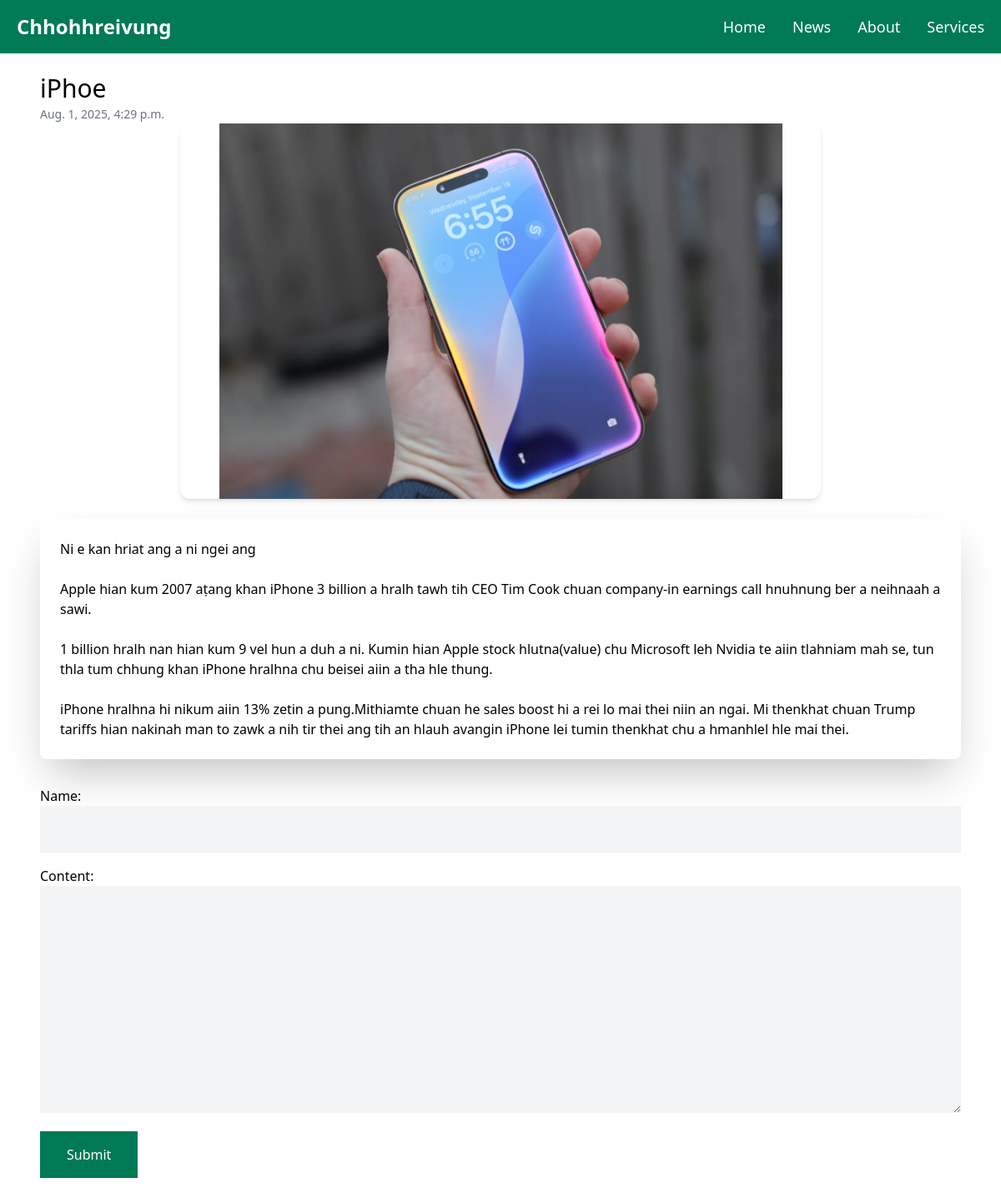
The app's page /epic-game/ with its own data.
### blog/models.py (models this page shows, shortened)
class Post(models.Model):
    title = models.CharField(max_length=255)
    slug = models.SlugField()
    content = models.TextField()
    image = models.ImageField(upload_to='post_images/', null=True, blank=True)
    created_at = models.DateTimeField(auto_now_add=True)
    class Meta:
        ordering = ('-created_at',)

### blog/views.py (the view)
# urls.py: path('<slug:slug>/', views.detail, name='detail'),  # ✅ keep only once, last
def detail(request, slug):
    post = get_object_or_404(Post, slug=slug)
    if request.method == 'POST':
        form = CommentForm(request.POST)
        if form.is_valid():
            comment = form.save(commit=False)
            comment.post = post
            comment.save() #save to database
            return redirect('detail', slug=slug)
    else:
        form = CommentForm()
    return render(request, 'blog/detail.html',{
        'post': post,
        'form': form,
        'show_welcome': False
    })

### blog/form.py
class CommentForm(ModelForm):
    def __init__(self,*args,**kwargs):
        super(CommentForm, self).__init__(*args,**kwargs)
        self.fields['name'].widget.attrs.update({'class': 'w-full py-4 px-6 bg-gray-100'})
        self.fields['content'].widget.attrs.update({'class':'w-full py-4 px-6 bg-gray-100' })
    class Meta:
        model = Comment
        fields = ('name','content',)

### blog/templates/blog/detail.html (shortened to what this page needs)
{% extends 'blog/base.html' %}
{% block content %}
    <h1 class="text-3xl">{{ post.title  }}</h1>
    <span class="text-sm text-gray-500">{{ post.created_at }}</span>
{% if post.image %}
  <img src="{{ post.image.url }}" alt="{{ post.title }}"
       class="max-w-3xl w-full max-h-[450px] object-contain mx-auto rounded-xl shadow-md mb-6" />
{% endif %}
<div class="bg-white text-black p-6 rounded-lg shadow-2xl">
  {{ post.content|linebreaksbr }}
</div>
    <div class="mt-8">
        <form class="space-y-4" method="post" action=".">
            {{ form.as_p }}
            <button class="py-4 px-8 bg-emerald-700 text-white">Submit</button>
        </form>
    </div>
{%  endblock %}

### records on screen
Post: title "iPhoe", created_at "Aug. 1, 2025, 4:29 p.m.", image (picture), content "Ni e kan hriat ang a ni ngei ang Apple hian kum 2007 aṭang khan iPhone 3 billion a hralh tawh tih CEO Tim Cook chuan company-in earnings call hnuhnung ber a neihnaah a sawi. 1 billion hralh nan hian kum 9 vel hun a duh a ni. Kumin hian Apple stock hlutna(value) chu Microsoft leh Nvidia te aiin tlahniam mah se, tun thla tum chhung khan iPhone hralhna chu beisei aiin a tha hle thung. iPhone hralhna hi nikum aiin 13% zetin a pung.Mithiamte chuan he sales boost hi a rei lo mai thei niin an ngai. Mi thenkhat chuan Trump tariffs hian nakinah man to zawk a nih tir thei ang tih an hlauh avangin iPhone lei tumin thenkhat chu a hmanhlel hle mai thei."
